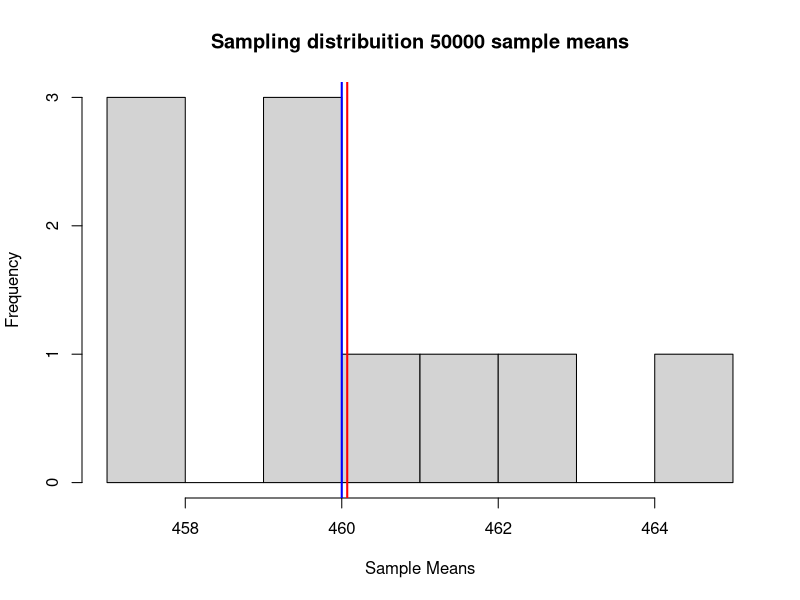

Write R code to recreate this figure.
##First, we create a population from a normal distribution:
mean <- sample(1:1000, size = 1); sd <- sample(1:50, size = 1)
mean; sd
set.seed(647); pop <- rnorm(1e7, mean = mean, sd = sd)

#Then, we establish the number and size of the samples:
sp_size <- 10; sp_num <- 10

#A vector and df to storage the data:

tbl <- as.data.frame(matrix(ncol = 3)); colnames(tbl) <- c("Mean", "N. of Samples", "Difference")
tbl <- rbind(tbl, c(mean, "Population", (mean-mean))); tbl <- tbl[-1,]
#Sample taking:
sp_means <- c()
for (i in 1:sp_num){
        xbar <- mean(sample(pop, size = sp_size))
        sp_means <- c(sp_means, xbar)
}

X_bar <- mean(sp_means)
tbl <- rbind(tbl, c(X_bar, sp_num, (X_bar - mean)))

hist(sp_means, xlab = "Sample Means", main = "Sampling distribuition 50000 sample means") 
abline(v = mean, col = "blue", lwd = 2); abline(v = X_bar, col = "red", lwd = 2)

